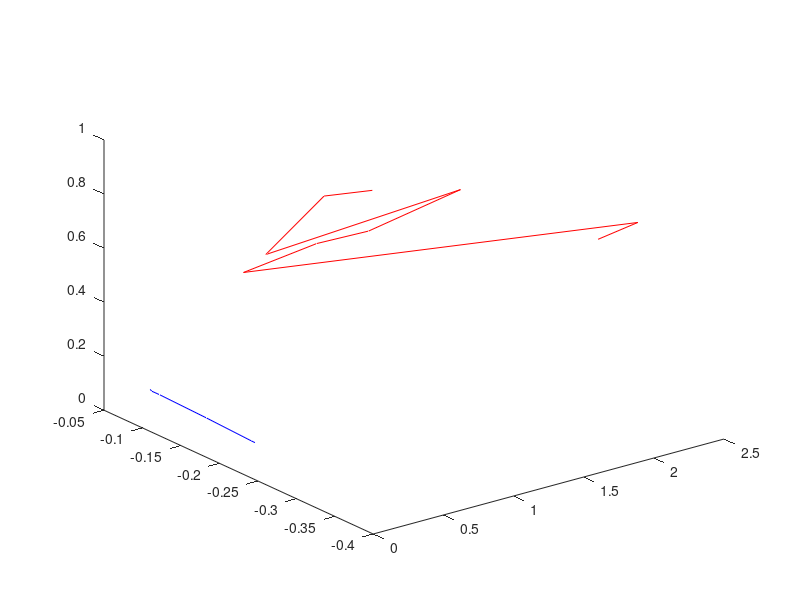

Source code (MATLAB): (Note: this script raises an error after producing the figure.)
function plotPath
load('data/raw_1.mat');

tmp = raw_1';
hand_record = tmp(12:14, :);
ball_record = tmp(1:3, :);
max(ball_record')
min(ball_record')
plot3(ball_record(1,:), ball_record(2,:), ball_record(3,:), 'r-'); 
hold on;
plot3(hand_record(1,:), hand_record(2,:), hand_record(3,:), 'b-');
hold on;


x = ball_record;
x(1,:) = x(1, :)-0.2;
y = GMR(x);

hand_regress = y(9:11, :);

plot3(x(1,:), x(2,:), x(3,:), 'ro-'); 
hold on;
plot3(hand_regress(1,:), hand_regress(2,:), hand_regress(3,:), 'g-'); 
grid on;

xlabel('x','fontsize',16); ylabel('y','fontsize',16); zlabel('z', 'fontsize',16);
